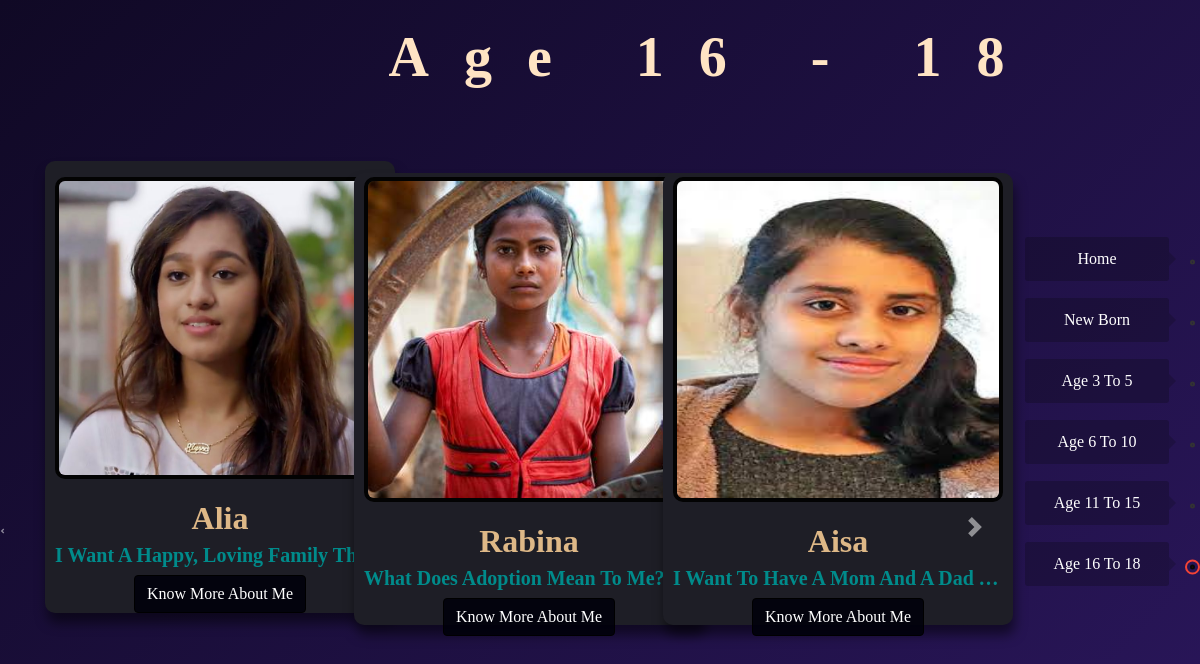
Screenshot of /age_16_18 with the database file from the repository.
### home/models.py (models this page shows, shortened)
class age_16_18y(models.Model):
    id = models.AutoField
    child_name = models.CharField(max_length=150, null=False, blank=False)
    image = models.ImageField(upload_to='upload_pic/images', default="")
    taught = models.TextField(max_length=200, blank=True)
    age = models.CharField(max_length=15)
    Hobby =  models.TextField(max_length=200, blank=True)
    description =  models.TextField(max_length=800, blank=True)

### home/views.py (the view)
# urls.py: path('age_16_18', views.age_16_18, name='age_16_18'),
def age_16_18(request):
    age_16_18ys = age_16_18y.objects.all()
    n = len(age_16_18ys)
    nSlides = n//4 + ceil((n/4)-(n//4))
    params = {'no_of_slides': nSlides, 'range': range(
        nSlides, 1), 'age_16_18y': age_16_18ys}
    return render(request, 'age_16_18.html', params)

### template/age_16_18.html (shortened to what this page needs)
{% block head %}
<link rel="stylesheet" href="https://stackpath.bootstrapcdn.com/bootstrap/4.2.1/css/bootstrap.min.css">
<link rel="stylesheet" href="../static/meetchildren.css">
{% endblock head %} {% block body %}
<script src="https://stackpath.bootstrapcdn.com/bootstrap/4.2.1/js/bootstrap.min.js"></script>{% load static %}
<nav class="navbar2">
    <ul>
        <li>
            <a href="/" class="dot" data-scroll="home">
                <span>Home</span>
            </a>
        </li>
        <li>
            <a href="/child" class="dot " data-scroll="home">
                <span>New Born</span>
            </a>
        </li>
        <li>
            <a href="/age_3_5" class="dot" data-scroll="about">
                <span>Age 3 to 5</span>
            </a>
        </li>
        <li>
            <a href="age_6_10" class="dot" data-scroll="service">
                <span>Age 6 to 10</span>
            </a>
        </li>
        <li>
            <a href="age_11_15" class="dot" data-scroll="project">
                <span>Age 11 to 15</span>
            </a>
        </li>
        <li>
            <a href="age_16_18" class="dot active" data-scroll="contact">
                <span>Age 16 to 18</span>
            </a>
        </li>
    </ul>
</nav>
<div class="container">
    <h1 class="heading">Age 16 - 18</h1>
    <div id="demo" class="carousel slide my-3" data-ride="carousel">
        <ul class="carousel-indicators">
            <li data-target="#demo" data-slide-to="0" class="active"></li>
        </ul>
        <div class="container carousel-inner no-padding">
            <div class="carousel-item active">
                {% for i in age_16_18y|slice:"0:"%}
                <div class="col-xs-3 col-sm-3 col-md-3">
                    <div class="box">
                        <img src="/media/{{i.image}}" alt="" class="pic">
                        <div class="details">
                            <h2>{{i.child_name}}</h2>
                            <h3>{{i.taught}}</h3>
                            <a href="age_16_18yr/{{i.id}}" class="btn btn-primary">Know More About Me</a>
                        </div>
                    </div>
                </div>
                {% if forloop.counter|divisibleby:3 and forloop.counter > 0 and not forloop.last %}
            </div>
                {% endif %} {% endfor %}
        </div>
    </div>
    <a class="carousel-control-prev" href="#demo" data-slide="prev">
        <span class="carousel-control-prev-icon"></span>
    </a>
    <a class="carousel-control-next" href="#demo" data-slide="next">
        <span class="carousel-control-next-icon"></span>
    </a>
</div>
{% endblock body %}

### static/meetchildren.css (style rules this page uses)
* { margin: 0; padding: 0; box-sizing: border-box; text-transform: capitalize; transition: all .2s linear; font-family: tahoma; }
.navbar2 { position: fixed; top: 50%; right: 5px; transform: translateY(-50%); z-index: 1000; }
.navbar2 ul { list-style: none; padding: 0; margin: 0; }
.navbar2 ul li { width: 200px; position: relative; text-align: right; }
.navbar2 ul li .dot { color: #fff; display: block; padding: 5px 0 12px 0; text-decoration: none; }
.navbar2 ul li .dot span { display: inline-block; background: #0000001f; letter-spacing: 0px; width: 144px; padding: 10px 25px; margin: 0px 58px 0px 0px; border-radius: 3px; text-align: center; transform: translateX(30px); }
.navbar2 ul li .dot span::before { content: ''; position: absolute; top: 50%; right: 0; transform: translate(7px, -50%); border-left: 7px solid #f44336; border-top: 7px solid transparent; border-bottom: 7px solid transparent; display: block; }
.navbar2 ul li .dot::before, .navbar2 ul li .dot::after { content: ''; position: absolute; top: 50%; border-radius: 50%; display: block; transition: .2s ease-out; }
.navbar2 ul li .dot::before { height: 5px; width: 5px; border: 2px solid #333; right: 0; transform: translateY(-50%); }
.navbar2 ul li .dot.active::before, .navbar2 ul li:hover .dot::before { border-color: #f44336; background: #f44336; }
.navbar2 ul li .dot::after { height: 15px; width: 15px; border: 2px solid #f44336; right: -5px; transform: translateY(-50%) scale(0); }
.navbar2 ul li .dot.active::after, .navbar2 ul li:hover .dot::after { transform: translateY(-50%) scale(1); }

### template/age_16_18.html (style rules this page uses)
.navbar2 ul li .dot span { background: #0b0b0d41 }
.navbar2 ul li .dot.active::before, .navbar2 ul li:hover .dot::before { border-color: #080707; background: #4f0c07; }
.navbar2 ul li .dot span::before { content: ''; position: absolute; top: 50%; right: 0; transform: translate(7px, -50%); border-left: 7px solid #0a0b0e38; border-top: 7px solid transparent; border-bottom: 7px solid transparent; display: block; }
.col-md-3 { display: inline-block; margin-left: -4px; }
.col-md-3 img { width: 330px; height: 325px; border: 4px solid #030303; border-radius: 10px; }
.carousel-indicators li { background-color: #32323e00; }
body .carousel-control-prev-icon, body .carousel-control-next-icon { background-color: #08080800; margin: 109px 175px -85px 0px; }
.carousel-control-next { right: 90px; }
body .carousel-control-next-icon { margin: 83px 90px -103px 0; }
body .no-padding { padding-left: 0; padding-right: 0; }
.container { width: 100%; padding-right: 15px; padding-left: 15px; margin-right: 346px; margin-left: auto; bottom: -40px; }
.col-xs-3, col-sm-3, col-md-3 { margin: 0 0px 0 5px; }
.carousel-item { position: fixed; }
.carousel-control-next, .carousel-control-prev { top: 376px; bottom: 337px; }
.btn-primary { color: #fff; background-color: rgb(1 1 10 / 90%); border-color: black; }
.box { width: 350px; height: 452px; background-color: #1e1e26; border-radius: 10px; box-shadow: 2px 10px 12px rgba(0, 0, 0, 0.5); display: flex; flex-direction: column; align-items: center; justify-content: center; box-sizing: border-box; margin: 20px 10px; }
.details { display: flex; flex-direction: column; align-items: center; width: 300px; }
.details h2 { font-family: calibri; font-weight: bolder; color: burlywood; text-align: center; margin-top: 20px; }
.details h3 { font-family: ui-serif; font-weight: bold; font-size: 20px; color: darkcyan; text-align: center; margin-top: -2px; white-space: nowrap; width: 330px; overflow: hidden; text-overflow: ellipsis; }
.pic { height: 320px; width: 200px; }
.heading { font-family: auto; font-size: 56px; letter-spacing: 35px; font-weight: bolder; color: bisque; text-align: center; margin: 29px 0 0 288px; line-height: 1; }

### rows the page displays
age_16_18y: image (picture), child_name "Alia", taught "I Want A Happy, Loving Family Th…"
age_16_18y: image (picture), child_name "Rabina", taught "What Does Adoption Mean To Me?…"
age_16_18y: image (picture), child_name "Aisa", taught "I Want To Have A Mom And A Dad…"
